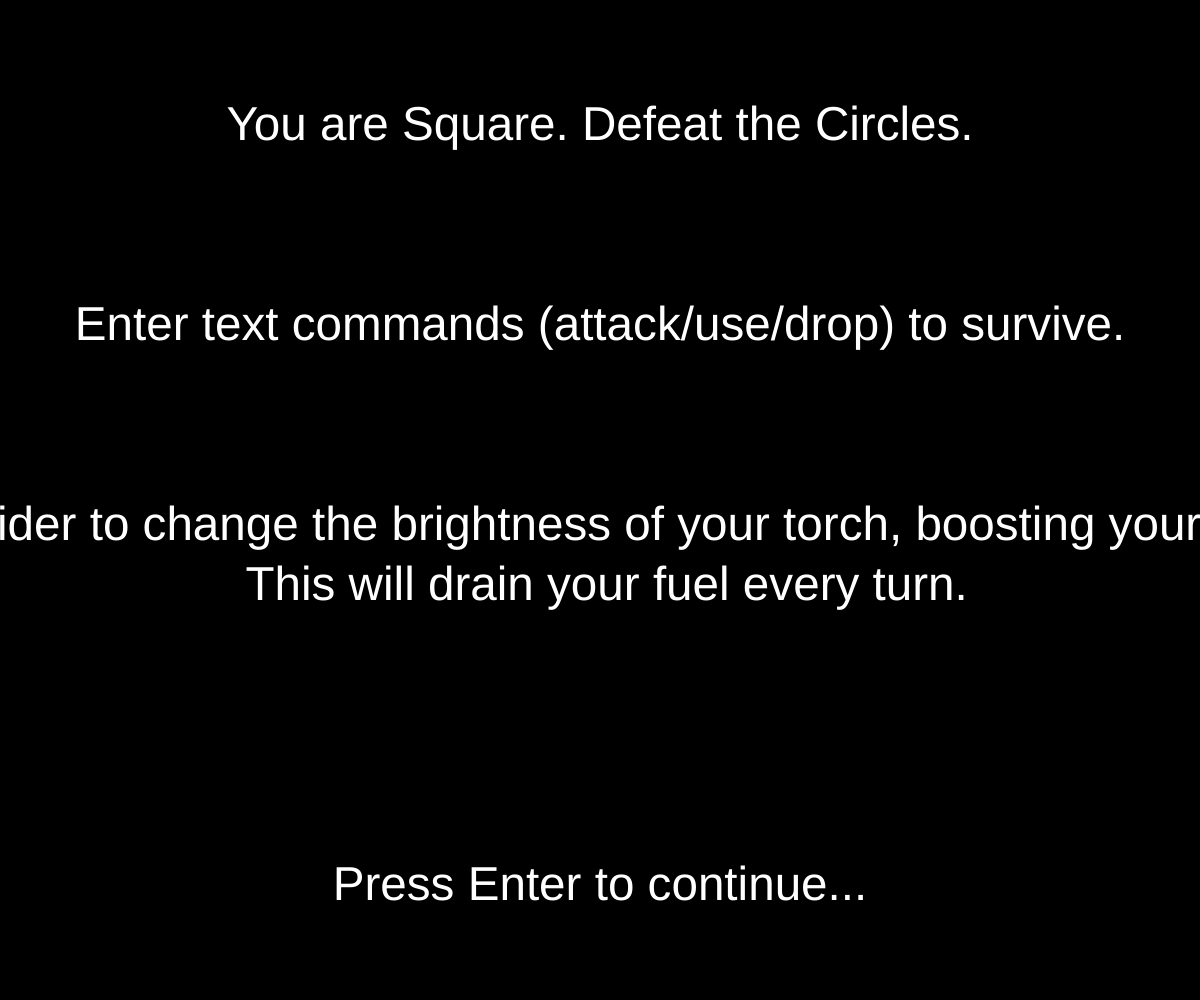
Frame 1 (no input)
Frame 2 (the mouse pressed at the canvas centre, redrawn once): identical to frame 1, image omitted

The p5.js sketch that drew this single still picture (run headless with seeded random() and noise() and a simulated clock; the mouse was pressed at the canvas centre and the sketch redrawn once):

// p5.js sketch
// ── sketch.js
// canvas variables
let canvasX = window.innerWidth;
let canvasY = window.innerHeight;

// game variables
let gameState;
let level;
const LEVELMAX = 5;
let pause;
let pauseComplete = true;
let turnInfo = "";

// control elements
let colorSlider;
let colorVal;
let commandInput;
let commandString = "";
let submitButton;
let rewards;

// position variables for control elements
let controlX;
let controlY;

// player variables
let health;
let regen;
let attack;
let accuracy;
let fuel;
let inventory = [];
inventoryMax = 3;

// enemy variables
let enemies = [];
let listX = [];
let listY = [];
const SIZEFACTOR = 7;

// constant names for items
const POTION = "health potion";
const SPOON = "rusty spoon";
const DAGGER = "dagger"
const SWORD = "sword";
const RING = "ring of regeneration";
const FUEL = "fuel";
const BACKPACK = "backpack";

function submit()
{
  commandString = commandInput.value();

  // if player took turn successfully, then enemy takes turn
  turnInfo = takePlayerTurn(commandString);

  // take enemy turn if player's turn was succesful
  if(turnInfo != "")
  {
    fuel -= int(accuracy *  (5.5 / 100));

    turnInfo += takeEnemyTurn();

    // health regen
    health += regen;

    // game over if PLAYER's health falls below 0
    if(health <= 0 || fuel <= 0)
    {
      gameOver();
    }

  }
}

function gameOver()
{
  gameState = 2;
}

function takeEnemyTurn()
{
  let info;
  let sum = 0;

  for(let i = 0; i < enemies.length; i++)
  {
    sum += enemies[i];
  }

  // subtract from player health
  let damage = int(sum * (27 / 100)) + 1
  health -= damage;

  // set and return enemy turn info
  info = "Enemies attacked you for " + damage + " damage.\n";

  return info;
}

function takePlayerTurn(commandString)
{
  let info = "";
  let target = "";
  let acc;

  // format: attack X
  if(commandString.includes("attack", 0))
  {
    target = commandString["attack".length + 1];

    // attack enemy!
    if(target <= enemies.length)
    {
      // attack the enemy, record info
      info += attackEnemy(target);
    }
  }
  else if(commandString.includes("use", 0))
  {
    target = commandString.slice("use".length + 1);

    let targetInd = inventory.indexOf(target);

    if(targetInd != -1)
    {
      info += useItem(targetInd);
    }

  }
  else if(commandString.includes("drop", 0))
  {
    target = commandString.slice("drop".length + 1);

    let targetInd = inventory.indexOf(target);

    if(targetInd != -1)
    {
      info += dropItem(targetInd);
    }
  }

  return info;
}

function attackEnemy(target)
{
  info = "";
  acc = random(0, 100);

  if(acc <= accuracy)
  {
    enemies[target - 1] -= attack;

    info += "You struck enemy " + target + " for " + attack + " damage."
  }
  else
  {
    info += "You mised your strike in the dark!";
  }

  info += '\n';

  return info;
}


function displayInstructions()
{
  // set font
  let fontSize = canvasY / 21;
  fill(255, 255, 255);
  textSize(fontSize);

  // center text
  textAlign(CENTER);

  text("You are Square. Defeat the Circles.", canvasX / 2, canvasY * (.7 / 5));

  text("Enter text commands (attack/use/drop) to survive.", canvasX / 2, canvasY * (1.7 / 5));

  text("Use the slider to change the brightness of your torch, boosting your accuracy.\n This will drain your fuel every turn.", canvasX / 2, canvasY * (2.7 / 5));
}


function keyPressed()
{
  // Start next level
  if(keyCode === ENTER && pause && pauseComplete)
  {
    gameState = 1;

    pause = false;
    pauseComplete = false;

    colorSlider.show();
    commandInput.show();
    submitButton.show();

    if(level >= 1)
    {
      rewards.hide();

      // take item only if there is space
      if(inventory.length < inventoryMax)
      {
        inventory.push(rewards.value());
      }
    }

    level++;
    populateEnemies();

    loop();
  }
}


function pauseGame()
{
  background(0);

  pause = true;

  colorSlider.hide();
  commandInput.hide();
  submitButton.hide();

  // set font
  fill(255, 255, 255);
  let fontSize = canvasY / 21;
  textSize(fontSize);

  // center text
  textAlign(CENTER);

  text("Press Enter to continue...", canvasX / 2, canvasY * (4.5 / 5));

  noLoop();
}


function displayGameInfo()
{
  fill(255, 0, 0);

  rect(canvasX * (3 / 5), canvasY * (3.5 / 5), canvasX * (2 / 5), canvasY * (1.5 / 5));

  // set font
  let fontSize = canvasY / 35;
  let spacing = fontSize + 7;
  fill(0);
  textSize(fontSize);
  textAlign(LEFT);

  // print info
  text("Health: " + health, canvasX * (3 / 5) + 5, canvasY * (3.5 / 5) + spacing * 1);

  text("Attack: " + attack, canvasX * (3 / 5) + 5, canvasY * (3.5 / 5) + spacing * 2);

  text("Accuracy: " + int(accuracy) + "%", canvasX * (3 / 5) + 5, canvasY * (3.5 / 5) + spacing * 3);

  text("Fuel: " + int(fuel), canvasX * (3 / 5) + 5, canvasY * (3.5 / 5) + spacing * 4);

  // generate inventory info
  let inventoryString = "Inventory (Max - " + inventoryMax + "): ";
  let pixelLength = inventoryString.length;
  let pixelMax = canvasX * (2 / 5) ;


  for(let i = 0; i < inventory.length; i++)
  {
    pixelLength += (inventory[i].length + 2) * fontSize;

    if(pixelLength >= pixelMax)
    {
      inventoryString += '\n';
      pixelLength = (inventory[i] + 2) * fontSize;

      inventoryString += inventory[i];
    }
    else
    {
      inventoryString += inventory[i];
    }

    if(i != inventory.length - 1)
    {
      inventoryString += ", ";
    }

  }

  text(inventoryString, canvasX * (3 / 5) + 5, canvasY * (3.5 / 5) + spacing * 5.5);
}

function displayBattle()
{

  // display player
  fill(0, 0, 255);
  rect(canvasX * (20 / 100), canvasY * (40 / 100), 100, 100);

  // display ENEMIES
  let fontSize = canvasY / 35;
  textSize(fontSize);
  textAlign(CENTER, CENTER);


  for(let i = 0; i < enemies.length; i++)
  {
    fill(255, 0, 0);
    ellipse(listX[i], listY[i], enemies[i] * SIZEFACTOR);

    fill(0);
    text(i + 1,listX[i], listY[i]);
  }

}


function populateEnemies()
{
  let randStrength;
  let rangeStrength = [level * 3, level * 4];

  for(let i = 0; i < 1 + int(level / 2); i++)
  {
    randStrength = random(rangeStrength);

    enemies.push(randStrength);
  }


  // create a location for each enemy
  let distance;

  for(let i = 0; i < enemies.length; i++)
  {
    randX = random(canvasX * (30 / 100), canvasX * (80 / 100));
    randY = random(canvasY * (20 / 100), canvasY * (59 / 100));

    // check if randX, randY, overlap with existing positions
    for(let searchInd = 0; searchInd < listX.length; searchInd++)
    {
      distance = abs(dist(randX, randY, listX[searchInd], listY[searchInd]));

      // find new random position if circles overlap
      if(distance <= (enemies[searchInd] * SIZEFACTOR / 2) + (enemies[i] * SIZEFACTOR / 2))
      {
        searchInd = 0;

        randX = random(canvasX * (50 / 100), canvasX * (70 / 100));
        randY = random(canvasY * (20 / 100), canvasY * (59 / 100));
      }
    }

    listX.push(randX);
    listY.push(randY);

  }
}


function endLevel()
{
  // show interlevel content and prepare next level
  if(level != LEVELMAX)
  {
    pauseGame();

    displayEsotericText();

    displayReward();
  }
  else // player won!!!
  {
    gameState = 3;
  }
}

function displayEsotericText()
{
  // set font
  let fontSize = canvasY / 28;
  textSize(fontSize);
  fill(0, 255, 0);

  // center text
  textAlign(CENTER);

  // create message based on level that was completed
  let esotericText = "";

  // texts 1, 2, and 4 are adapted directly from Thomas O. Lambdin's translation of the gnostic gospel of Thomas
  if(level == 1)
  {
    esotericText = "And the quadrilateral said, \n\"Let the square who seeks continue seeking until they find.\n When they find, they will become troubled. \nWhen they becomes troubled, they will be astonished, \nand they will rule over the shapes.\"";
  }
  else if(level == 2)
  {
    esotericText = "The quadrilateral said, \n\"The kingdom of the progenitor is like a certain shape who wanted to kill\n a powerful shape. In their own house they drew their sword \nand stuck it into the wall in order \nto find out whether their hand could carry through. \nThen they slew the powerful shape.\"";
  }
  else if(level == 3)
  {
    esotericText = "The quadrilateral said, \n\"Though a circle's face is always equidistant from its center,\n its mind is ever fluctuating around lucidity.\"";
  }
  else if(level == 4)
  {
    esotericText = "The quadrilateral said, \n\"Blessed is the circle which becomes polygonal when consumed by a polygon; \nand cursed is the polygon whom the circle consumes, \nand the circle becomes polygonal.\"";
  }

  // display message
  text(esotericText, canvasX / 2, canvasY * (14 / 100));
}

function displayReward()
{
  // set font
  let fontSize = canvasY / 21;
  textSize(fontSize);
  fill(255, 255, 255);

  // center text
  textAlign(CENTER);

  // re-create rewards selection to reset options
  rewards = createSelect();
  rewards.position(canvasX * (4.5 / 10), canvasY * (4 / 10) + fontSize * 3.5);

  // set css color
  rewards.style('background-color', 'green');

  // label rewards
  text("Choose a Reward...", canvasX * (5 / 10), canvasY * (4 / 10));

  // declare variables for creating random loot
  let randIndex;
  let consumableIndices = [0, 1, 2];
  let gearIndices = [0, 1, 2, 3];
  const randomConsumable = [POTION, FUEL, BACKPACK];
  const randomGear = [SPOON, DAGGER, SWORD, RING];
  let rewardHistory = [];

  // establish maximum reward #
  let rewardMax = ((1 + (level - 1) * 2) < 5) ? (1 + (level - 1) * 2) : 5;

  // create random rewards to choose from
  for(let i = 0; i < rewardMax; i++)
  {
    // set a consumable every other iteration
    if(i % 2 == 0)
    {
      randIndex = random(consumableIndices);

      // if it's the first level, prevent a backpack from being dropped
      if(level == 1)
      {
        randIndex %= 2;
      }

      while(rewardHistory.includes(randomConsumable[randIndex]))
      {
        randIndex = random(consumableIndices);

        // if it's the first level, prevent a backpack from being dropped
        if(level == 1)
        {
          randIndex %= 2;
        }
      }

      rewards.option(randomConsumable[randIndex]);
      rewardHistory.push(randomConsumable[randIndex]);

    }

    // otherwise, set a piece of gear
    if(i % 2 == 1)
    {
      randIndex = random(gearIndices);

      while(rewardHistory.includes(randomGear[randIndex]))
      {
        randIndex = random(gearIndices);
      }

      rewards.option(randomGear[randIndex]);
      rewardHistory.push(randomGear[randIndex]);
    }
  }

  // show rewards
  rewards.show();

  // ensure that rewards have loaded in before unpausing
  pauseComplete = true;
}

function setStats()
{
  // generate regen
  regen = 0;

  for(let i = 0; i < inventory.length; i++)
  {
    if(inventory[i] == RING)
    {
      regen += 2;
    }
  }

  if(health > 100)
    health = 100;

  // generate attack
  attack = 0;

  for(let i = 0; i < inventory.length; i++)
  {
    if(inventory[i] == SPOON)
    {
      attack += 2;
    }
    else if(inventory[i] == DAGGER)
    {
      attack += 3;
    }
    else if(inventory[i] == SWORD)
    {
      attack += 5;
    }
  }

  // generate accuracy
  accuracy = map(colorVal, 0, 255, 0, 100);

  // update enemies
  for(let i = 0; i < enemies.length; i++)
  {
    if(enemies[i] <= 0)
    {
      enemies.splice(i, 1);
      listX.splice(i, 1);
      listY.splice(i, 1);
    }
  }

}

function setup()
{
  createCanvas(canvasX, canvasY);

  // initialize GAME variables
  gameState = 0;
  level = 0;

  // initialize PLAYER variables
  health = 100;
  regen = 2;
  fuel = 100;
  inventory.push(SPOON);

  controlX = canvasX / 4;
  controlY = canvasY * (7 / 10);

  colorSlider = createSlider(0, 255, 0);

  commandInput = createInput();

  submitButton = createButton("Submit");
  submitButton.mousePressed(submit);

  rewards = createSelect();

  let fontSize = canvasY / 21;

  rewards.position(canvasX * (4.5 / 10), canvasY * (4 / 10) + fontSize * 3.5);
  rewards.hide();

  colorSlider.position(controlX, controlY);
  commandInput.position(controlX + colorSlider.width + 35, controlY);
  submitButton.position(controlX + colorSlider.width +  35 + commandInput.width + 35, controlY);

  // set css color styles
  commandInput.style('background-color', 'white');
  submitButton.style('color', 'red');

  pause = false;
}


function displayTurnInfo()
{
  fill(255, 0, 0);

  // create dialogue box
  rect(0, canvasY * (3.7 / 5), canvasX * (3 / 5), canvasY * (1.3 / 5));

  // set font
  let fontSize = canvasY / 35;
  let spacing = fontSize + 7;

  fill(0);
  textSize(fontSize);
  textAlign(LEFT);

  text(turnInfo, 0 + 5, canvasY * (3.7 / 5) + fontSize * 1.98);
}


function useItem(targetInd)
{
  info = "";

  if(inventory[targetInd] == POTION)
  {
    let healthRegain = (50 < (100 - health))? 50: (100 - health);

    health += healthRegain;

    info += "You used a potion and regained " + healthRegain + " health.\n";

    inventory.splice(targetInd, 1);
  }
  else if(inventory[targetInd] == FUEL)
  {
    fuel += 70;

    info += "You have regained 70 fuel.\n";

    inventory.splice(targetInd, 1);
  }
  else if(inventory[targetInd] == BACKPACK)
  {
    inventoryMax += 2;

    info += "You put on a backpack and can now carry 2 more items.\n";

    inventory.splice(targetInd, 1);
  }

  return info;
}


function dropItem(targetInd)
{
  info = "You dropped a " + inventory[targetInd] + ".\n";

  inventory.splice(targetInd, 1);

  return info;
}


function draw()
{
  // instructions
  if(gameState == 0)
  {
    pauseGame();

    displayInstructions();
  }
  else if(gameState == 1) // play level loop (NOTE: each turn is driven by the submit function )
  {
    colorVal = colorSlider.value();
    background(colorVal);

    // establish stats
    setStats();

    // display game info
    displayGameInfo();

    // display most recent turn info
    displayTurnInfo();

    // draw player and enemies
    displayBattle();

    // display level #
    fill(255, 0, 0);
    textSize(canvasY / 28);
    textAlign(LEFT);
    text("Level: " + level, 0 + canvasX * (1 / 100), 0 + canvasY * (3 / 100))

    if(enemies.length == 0)
    {
      endLevel();
    }
  }
  else if(gameState == 2) // end
  {
    // pause game, erase prompt text
    pauseGame();
    background(0);

    // set font
    let fontSize = canvasY / 21;
    fill(255, 255, 255);
    textSize(fontSize);

    // center text
    textAlign(CENTER);

    // display game over text
    if(health <= 0)
    {
      text("You Died...", canvasX / 2, canvasY / 2);
    }
    else
    {
      text("You ran out of fuel...", canvasX / 2, canvasY / 2);
    }
  }
  else if(gameState == 3) // end
  {
    // pause game, erase prompt text
    pauseGame();
    background(0);

    // set font
    let fontSize = canvasY / 14;
    fill(255, 0, 0);
    textSize(fontSize);

    // center text
    textAlign(CENTER);

    // display victory text
    text("You Won...", canvasX / 2, canvasY / 2);
  }
  else // sanity check
  {
    fill(0, 255, 0);
    textSize(35);
    text("HMMMMM", 0, 0);
  }
}
